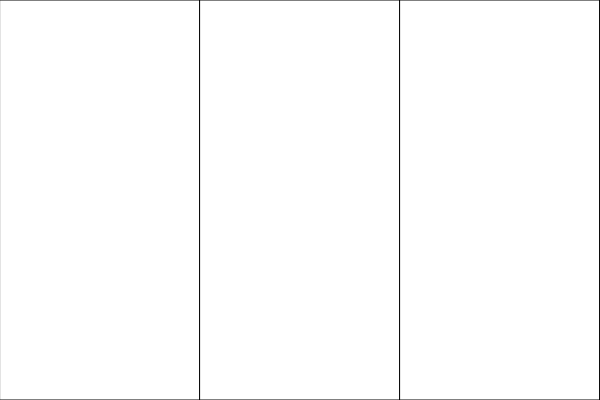
Frame 1 (no input)
Frame 60 (no input): identical to frame 1, image omitted
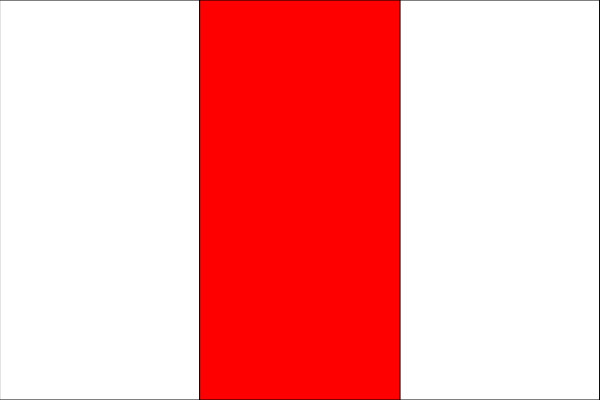
Frame 120 (the mouse pressed at the canvas centre since frame 60)

The p5.js sketch that drew these frames (run headless with seeded random() and noise() and a simulated clock; from frame 60 on, the mouse is pressed at the canvas centre):

// p5.js sketch
// ── sketch.js
// correct fill

function setup() {
  createCanvas(600, 400);
}

function draw() {
  background(220);
// I don't know why I can't use this code to draw rect first.
  fill(255);
  var x = 0;
  while (x <= width) {
    rect(x, 0, 200, 400);
    x += 200;
  }

  if (mouseX>0 && mouseX<200){
    fill(255,0,0);
    rect(0,0,200,400);
  }
  if(mouseX>200&&mouseX<400){
    fill(255,0,0);
    rect(200,0,200,400);
  }
    if(mouseX>400&&mouseX<600){
    fill(255,0,0);
    rect(400,0,200,400);
  }
}

// https://editor.p5js.org/ay2494/sketches/5S241aGpK
